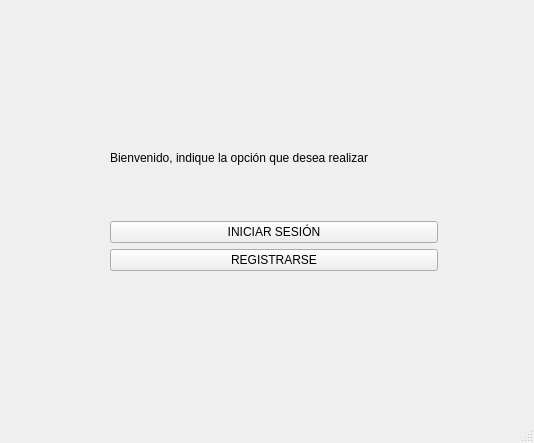
<?xml version="1.0" encoding="UTF-8"?>
<ui version="4.0">
 <class>Inicio</class>
 <widget class="QMainWindow" name="Inicio">
  <property name="geometry">
   <rect>
    <x>0</x>
    <y>0</y>
    <width>534</width>
    <height>443</height>
   </rect>
  </property>
  <property name="windowTitle">
   <string>Inicio</string>
  </property>
  <widget class="QWidget" name="centralwidget">
   <widget class="QWidget" name="">
    <property name="geometry">
     <rect>
      <x>110</x>
      <y>100</y>
      <width>328</width>
      <height>171</height>
     </rect>
    </property>
    <layout class="QGridLayout" name="gridLayout">
     <item row="3" column="0">
      <widget class="QPushButton" name="REGIS_BUTTON">
       <property name="text">
        <string>REGISTRARSE</string>
       </property>
      </widget>
     </item>
     <item row="2" column="0">
      <widget class="QPushButton" name="LOGIN_BUTTON">
       <property name="text">
        <string>INICIAR SESIÓN</string>
       </property>
      </widget>
     </item>
     <item row="1" column="0">
      <widget class="QLabel" name="label">
       <property name="text">
        <string>Bienvenido, indique la opción que desea realizar</string>
       </property>
      </widget>
     </item>
    </layout>
   </widget>
  </widget>
  <widget class="QMenuBar" name="menubar">
   <property name="geometry">
    <rect>
     <x>0</x>
     <y>0</y>
     <width>534</width>
     <height>22</height>
    </rect>
   </property>
  </widget>
  <widget class="QStatusBar" name="statusbar"/>
 </widget>
 <resources/>
 <connections/>
</ui>
